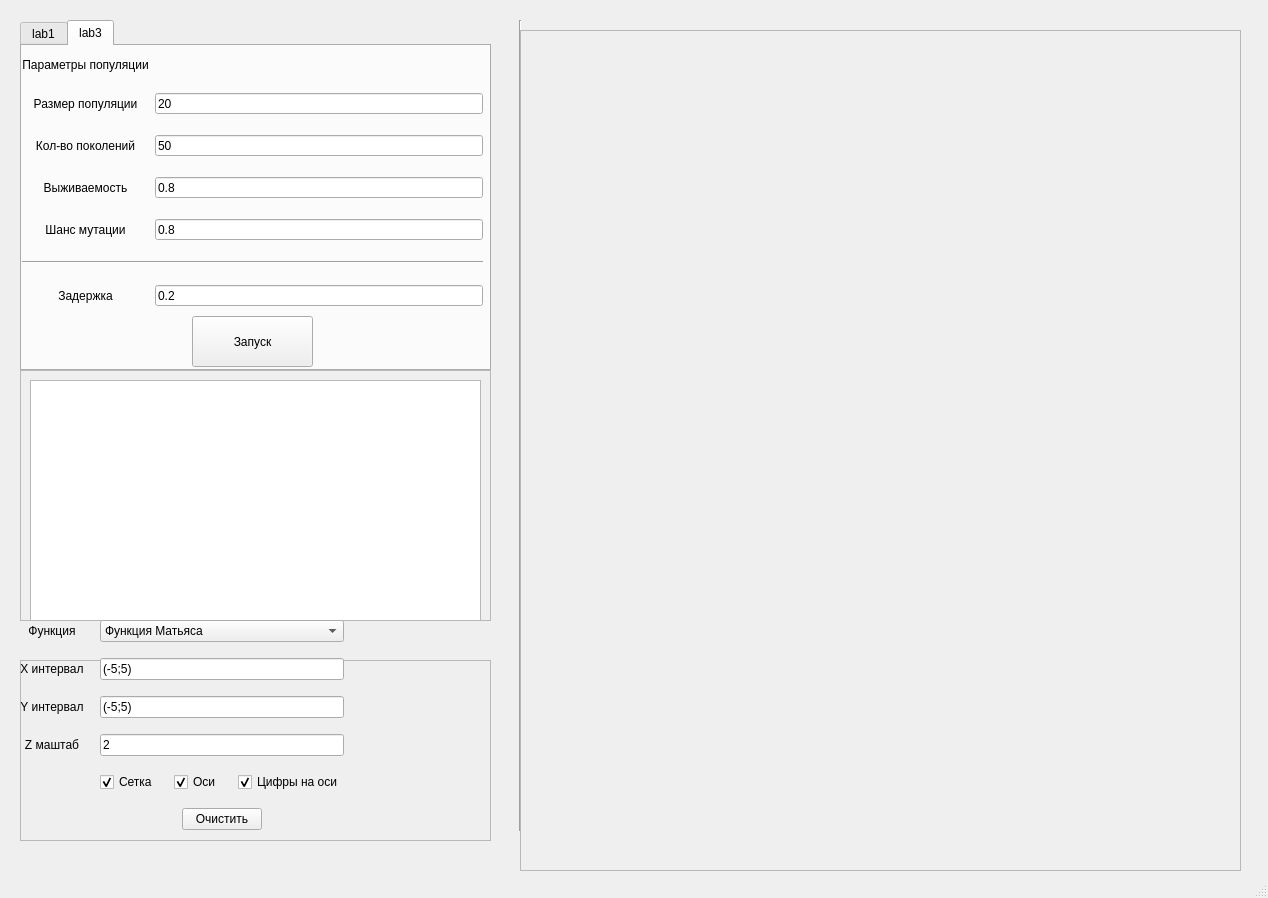
<?xml version="1.0" encoding="UTF-8"?>
<ui version="4.0">
 <class>MainWindow</class>
 <widget class="QMainWindow" name="MainWindow">
  <property name="geometry">
   <rect>
    <x>0</x>
    <y>0</y>
    <width>1268</width>
    <height>898</height>
   </rect>
  </property>
  <property name="minimumSize">
   <size>
    <width>100</width>
    <height>800</height>
   </size>
  </property>
  <property name="windowTitle">
   <string>Search Optimization</string>
  </property>
  <widget class="QWidget" name="centralwidget">
   <widget class="Line" name="line">
    <property name="geometry">
     <rect>
      <x>510</x>
      <y>20</y>
      <width>20</width>
      <height>811</height>
     </rect>
    </property>
    <property name="orientation">
     <enum>Qt::Vertical</enum>
    </property>
   </widget>
   <widget class="QTabWidget" name="tabWidget">
    <property name="geometry">
     <rect>
      <x>20</x>
      <y>20</y>
      <width>471</width>
      <height>351</height>
     </rect>
    </property>
    <property name="autoFillBackground">
     <bool>true</bool>
    </property>
    <property name="currentIndex">
     <number>1</number>
    </property>
    <widget class="QWidget" name="tab_lab1">
     <attribute name="title">
      <string>lab1</string>
     </attribute>
     <widget class="QWidget" name="gridLayoutWidget_2">
      <property name="geometry">
       <rect>
        <x>0</x>
        <y>0</y>
        <width>461</width>
        <height>261</height>
       </rect>
      </property>
      <layout class="QGridLayout" name="gridLayout_2">
       <property name="sizeConstraint">
        <enum>QLayout::SetNoConstraint</enum>
       </property>
       <property name="leftMargin">
        <number>0</number>
       </property>
       <property name="topMargin">
        <number>12</number>
       </property>
       <property name="verticalSpacing">
        <number>21</number>
       </property>
       <item row="1" column="1">
        <widget class="QLineEdit" name="x_start">
         <property name="text">
          <string>2</string>
         </property>
        </widget>
       </item>
       <item row="2" column="0">
        <widget class="QLabel" name="label_2">
         <property name="text">
          <string>Y</string>
         </property>
         <property name="alignment">
          <set>Qt::AlignCenter</set>
         </property>
        </widget>
       </item>
       <item row="6" column="1">
        <widget class="QLineEdit" name="lab1_delay">
         <property name="text">
          <string>0.1</string>
         </property>
        </widget>
       </item>
       <item row="6" column="0">
        <widget class="QLabel" name="label_5">
         <property name="text">
          <string>Задержка</string>
         </property>
         <property name="alignment">
          <set>Qt::AlignCenter</set>
         </property>
        </widget>
       </item>
       <item row="3" column="0">
        <widget class="QLabel" name="label_3">
         <property name="text">
          <string>Начальный шаг</string>
         </property>
         <property name="alignment">
          <set>Qt::AlignCenter</set>
         </property>
        </widget>
       </item>
       <item row="2" column="1">
        <widget class="QLineEdit" name="y_start">
         <property name="text">
          <string>2</string>
         </property>
        </widget>
       </item>
       <item row="1" column="0">
        <widget class="QLabel" name="label">
         <property name="text">
          <string>X</string>
         </property>
         <property name="alignment">
          <set>Qt::AlignCenter</set>
         </property>
        </widget>
       </item>
       <item row="0" column="0">
        <widget class="QLabel" name="label_6">
         <property name="text">
          <string>Начальная точка</string>
         </property>
         <property name="alignment">
          <set>Qt::AlignCenter</set>
         </property>
        </widget>
       </item>
       <item row="3" column="1">
        <widget class="QLineEdit" name="start_step">
         <property name="text">
          <string>1</string>
         </property>
        </widget>
       </item>
       <item row="4" column="1">
        <widget class="QLineEdit" name="iter_count">
         <property name="text">
          <string>10</string>
         </property>
        </widget>
       </item>
       <item row="4" column="0">
        <widget class="QLabel" name="label_4">
         <property name="text">
          <string>Число итераций</string>
         </property>
         <property name="alignment">
          <set>Qt::AlignCenter</set>
         </property>
        </widget>
       </item>
       <item row="5" column="0" colspan="2">
        <widget class="Line" name="line_2">
         <property name="orientation">
          <enum>Qt::Horizontal</enum>
         </property>
        </widget>
       </item>
      </layout>
     </widget>
     <widget class="QPushButton" name="startButton">
      <property name="enabled">
       <bool>true</bool>
      </property>
      <property name="geometry">
       <rect>
        <x>170</x>
        <y>270</y>
        <width>121</width>
        <height>51</height>
       </rect>
      </property>
      <property name="sizePolicy">
       <sizepolicy hsizetype="Fixed" vsizetype="Fixed">
        <horstretch>15</horstretch>
        <verstretch>21</verstretch>
       </sizepolicy>
      </property>
      <property name="minimumSize">
       <size>
        <width>16</width>
        <height>0</height>
       </size>
      </property>
      <property name="sizeIncrement">
       <size>
        <width>7</width>
        <height>0</height>
       </size>
      </property>
      <property name="text">
       <string>Запуск</string>
      </property>
     </widget>
    </widget>
    <widget class="QWidget" name="tab_lab3">
     <attribute name="title">
      <string>lab3</string>
     </attribute>
     <widget class="QWidget" name="gridLayoutWidget_3">
      <property name="geometry">
       <rect>
        <x>0</x>
        <y>0</y>
        <width>461</width>
        <height>261</height>
       </rect>
      </property>
      <layout class="QGridLayout" name="gridLayout_3">
       <property name="sizeConstraint">
        <enum>QLayout::SetNoConstraint</enum>
       </property>
       <property name="leftMargin">
        <number>0</number>
       </property>
       <property name="topMargin">
        <number>12</number>
       </property>
       <property name="verticalSpacing">
        <number>21</number>
       </property>
       <item row="1" column="1">
        <widget class="QLineEdit" name="popul_count">
         <property name="text">
          <string>20</string>
         </property>
        </widget>
       </item>
       <item row="2" column="0">
        <widget class="QLabel" name="label_12">
         <property name="text">
          <string>Кол-во поколений</string>
         </property>
         <property name="alignment">
          <set>Qt::AlignCenter</set>
         </property>
        </widget>
       </item>
       <item row="6" column="1">
        <widget class="QLineEdit" name="lab3_delay">
         <property name="text">
          <string>0.2</string>
         </property>
        </widget>
       </item>
       <item row="6" column="0">
        <widget class="QLabel" name="label_19">
         <property name="text">
          <string>Задержка</string>
         </property>
         <property name="alignment">
          <set>Qt::AlignCenter</set>
         </property>
        </widget>
       </item>
       <item row="3" column="0">
        <widget class="QLabel" name="label_20">
         <property name="text">
          <string>Выживаемость</string>
         </property>
         <property name="alignment">
          <set>Qt::AlignCenter</set>
         </property>
        </widget>
       </item>
       <item row="2" column="1">
        <widget class="QLineEdit" name="gen_count">
         <property name="text">
          <string>50</string>
         </property>
        </widget>
       </item>
       <item row="1" column="0">
        <widget class="QLabel" name="label_21">
         <property name="text">
          <string>Размер популяции</string>
         </property>
         <property name="alignment">
          <set>Qt::AlignCenter</set>
         </property>
        </widget>
       </item>
       <item row="0" column="0">
        <widget class="QLabel" name="label_22">
         <property name="text">
          <string>Параметры популяции</string>
         </property>
         <property name="alignment">
          <set>Qt::AlignCenter</set>
         </property>
        </widget>
       </item>
       <item row="3" column="1">
        <widget class="QLineEdit" name="surv">
         <property name="text">
          <string>0.8</string>
         </property>
        </widget>
       </item>
       <item row="4" column="1">
        <widget class="QLineEdit" name="mut_chance">
         <property name="text">
          <string>0.8</string>
         </property>
        </widget>
       </item>
       <item row="4" column="0">
        <widget class="QLabel" name="label_23">
         <property name="text">
          <string>Шанс мутации</string>
         </property>
         <property name="alignment">
          <set>Qt::AlignCenter</set>
         </property>
        </widget>
       </item>
       <item row="5" column="0" colspan="2">
        <widget class="Line" name="line_4">
         <property name="orientation">
          <enum>Qt::Horizontal</enum>
         </property>
        </widget>
       </item>
      </layout>
     </widget>
     <widget class="QPushButton" name="startButton_3">
      <property name="enabled">
       <bool>true</bool>
      </property>
      <property name="geometry">
       <rect>
        <x>170</x>
        <y>270</y>
        <width>121</width>
        <height>51</height>
       </rect>
      </property>
      <property name="sizePolicy">
       <sizepolicy hsizetype="Fixed" vsizetype="Fixed">
        <horstretch>15</horstretch>
        <verstretch>21</verstretch>
       </sizepolicy>
      </property>
      <property name="minimumSize">
       <size>
        <width>16</width>
        <height>0</height>
       </size>
      </property>
      <property name="sizeIncrement">
       <size>
        <width>7</width>
        <height>0</height>
       </size>
      </property>
      <property name="text">
       <string>Запуск</string>
      </property>
     </widget>
    </widget>
   </widget>
   <widget class="QFrame" name="frame">
    <property name="geometry">
     <rect>
      <x>20</x>
      <y>370</y>
      <width>471</width>
      <height>251</height>
     </rect>
    </property>
    <property name="autoFillBackground">
     <bool>true</bool>
    </property>
    <property name="frameShape">
     <enum>QFrame::StyledPanel</enum>
    </property>
    <property name="frameShadow">
     <enum>QFrame::Raised</enum>
    </property>
    <widget class="QTextEdit" name="textOutput">
     <property name="geometry">
      <rect>
       <x>10</x>
       <y>10</y>
       <width>451</width>
       <height>241</height>
      </rect>
     </property>
    </widget>
   </widget>
   <widget class="QFrame" name="frame_2">
    <property name="geometry">
     <rect>
      <x>20</x>
      <y>660</y>
      <width>471</width>
      <height>181</height>
     </rect>
    </property>
    <property name="autoFillBackground">
     <bool>true</bool>
    </property>
    <property name="frameShape">
     <enum>QFrame::StyledPanel</enum>
    </property>
    <property name="frameShadow">
     <enum>QFrame::Raised</enum>
    </property>
   </widget>
   <widget class="QFrame" name="graphFrame">
    <property name="geometry">
     <rect>
      <x>520</x>
      <y>30</y>
      <width>721</width>
      <height>841</height>
     </rect>
    </property>
    <property name="frameShape">
     <enum>QFrame::StyledPanel</enum>
    </property>
    <property name="frameShadow">
     <enum>QFrame::Raised</enum>
    </property>
   </widget>
   <widget class="QWidget" name="gridLayoutWidget">
    <property name="geometry">
     <rect>
      <x>20</x>
      <y>620</y>
      <width>471</width>
      <height>224</height>
     </rect>
    </property>
    <layout class="QGridLayout" name="gridLayout">
     <property name="sizeConstraint">
      <enum>QLayout::SetFixedSize</enum>
     </property>
     <property name="spacing">
      <number>16</number>
     </property>
     <item row="2" column="0">
      <widget class="QLabel" name="label_8">
       <property name="sizePolicy">
        <sizepolicy hsizetype="Preferred" vsizetype="Expanding">
         <horstretch>0</horstretch>
         <verstretch>0</verstretch>
        </sizepolicy>
       </property>
       <property name="text">
        <string>Y интервал</string>
       </property>
       <property name="alignment">
        <set>Qt::AlignCenter</set>
       </property>
      </widget>
     </item>
     <item row="1" column="1">
      <widget class="QLineEdit" name="x_interval">
       <property name="sizePolicy">
        <sizepolicy hsizetype="Expanding" vsizetype="Expanding">
         <horstretch>0</horstretch>
         <verstretch>0</verstretch>
        </sizepolicy>
       </property>
       <property name="text">
        <string>(-5;5)</string>
       </property>
      </widget>
     </item>
     <item row="0" column="1">
      <widget class="QComboBox" name="functionSelector">
       <property name="sizePolicy">
        <sizepolicy hsizetype="Preferred" vsizetype="Expanding">
         <horstretch>0</horstretch>
         <verstretch>0</verstretch>
        </sizepolicy>
       </property>
       <item>
        <property name="text">
         <string>Функция Матьяса</string>
        </property>
       </item>
       <item>
        <property name="text">
         <string>Функция Розенброка</string>
        </property>
       </item>
       <item>
        <property name="text">
         <string>Функция верблюда</string>
        </property>
       </item>
      </widget>
     </item>
     <item row="1" column="0">
      <widget class="QLabel" name="label_11">
       <property name="sizePolicy">
        <sizepolicy hsizetype="Preferred" vsizetype="Expanding">
         <horstretch>0</horstretch>
         <verstretch>0</verstretch>
        </sizepolicy>
       </property>
       <property name="text">
        <string>X интервал</string>
       </property>
       <property name="alignment">
        <set>Qt::AlignCenter</set>
       </property>
      </widget>
     </item>
     <item row="4" column="1">
      <layout class="QHBoxLayout" name="horizontalLayout_2">
       <item>
        <widget class="QCheckBox" name="grid">
         <property name="text">
          <string>Сетка</string>
         </property>
         <property name="checked">
          <bool>true</bool>
         </property>
        </widget>
       </item>
       <item>
        <widget class="QCheckBox" name="axes">
         <property name="text">
          <string>Оси</string>
         </property>
         <property name="checked">
          <bool>true</bool>
         </property>
        </widget>
       </item>
       <item>
        <widget class="QCheckBox" name="ticklabels">
         <property name="text">
          <string>Цифры на оси</string>
         </property>
         <property name="checked">
          <bool>true</bool>
         </property>
        </widget>
       </item>
      </layout>
     </item>
     <item row="2" column="1">
      <widget class="QLineEdit" name="y_interval">
       <property name="sizePolicy">
        <sizepolicy hsizetype="Expanding" vsizetype="Expanding">
         <horstretch>0</horstretch>
         <verstretch>0</verstretch>
        </sizepolicy>
       </property>
       <property name="text">
        <string>(-5;5)</string>
       </property>
      </widget>
     </item>
     <item row="3" column="1">
      <widget class="QLineEdit" name="z_scale">
       <property name="sizePolicy">
        <sizepolicy hsizetype="Expanding" vsizetype="Expanding">
         <horstretch>0</horstretch>
         <verstretch>0</verstretch>
        </sizepolicy>
       </property>
       <property name="text">
        <string>2</string>
       </property>
      </widget>
     </item>
     <item row="3" column="0">
      <widget class="QLabel" name="label_9">
       <property name="sizePolicy">
        <sizepolicy hsizetype="Ignored" vsizetype="Ignored">
         <horstretch>0</horstretch>
         <verstretch>0</verstretch>
        </sizepolicy>
       </property>
       <property name="text">
        <string>Z маштаб</string>
       </property>
       <property name="alignment">
        <set>Qt::AlignCenter</set>
       </property>
      </widget>
     </item>
     <item row="0" column="0">
      <widget class="QLabel" name="label_10">
       <property name="sizePolicy">
        <sizepolicy hsizetype="Preferred" vsizetype="Expanding">
         <horstretch>0</horstretch>
         <verstretch>0</verstretch>
        </sizepolicy>
       </property>
       <property name="text">
        <string>Функция</string>
       </property>
       <property name="alignment">
        <set>Qt::AlignCenter</set>
       </property>
      </widget>
     </item>
     <item row="5" column="1">
      <layout class="QHBoxLayout" name="horizontalLayout">
       <item>
        <widget class="QPushButton" name="clear_all">
         <property name="enabled">
          <bool>true</bool>
         </property>
         <property name="sizePolicy">
          <sizepolicy hsizetype="Fixed" vsizetype="Maximum">
           <horstretch>15</horstretch>
           <verstretch>21</verstretch>
          </sizepolicy>
         </property>
         <property name="minimumSize">
          <size>
           <width>16</width>
           <height>0</height>
          </size>
         </property>
         <property name="sizeIncrement">
          <size>
           <width>7</width>
           <height>0</height>
          </size>
         </property>
         <property name="layoutDirection">
          <enum>Qt::LeftToRight</enum>
         </property>
         <property name="text">
          <string>Очистить</string>
         </property>
         <property name="default">
          <bool>false</bool>
         </property>
        </widget>
       </item>
      </layout>
     </item>
    </layout>
   </widget>
  </widget>
  <widget class="QMenuBar" name="menubar">
   <property name="geometry">
    <rect>
     <x>0</x>
     <y>0</y>
     <width>1268</width>
     <height>21</height>
    </rect>
   </property>
  </widget>
  <widget class="QStatusBar" name="statusbar"/>
 </widget>
 <resources/>
 <connections/>
</ui>
